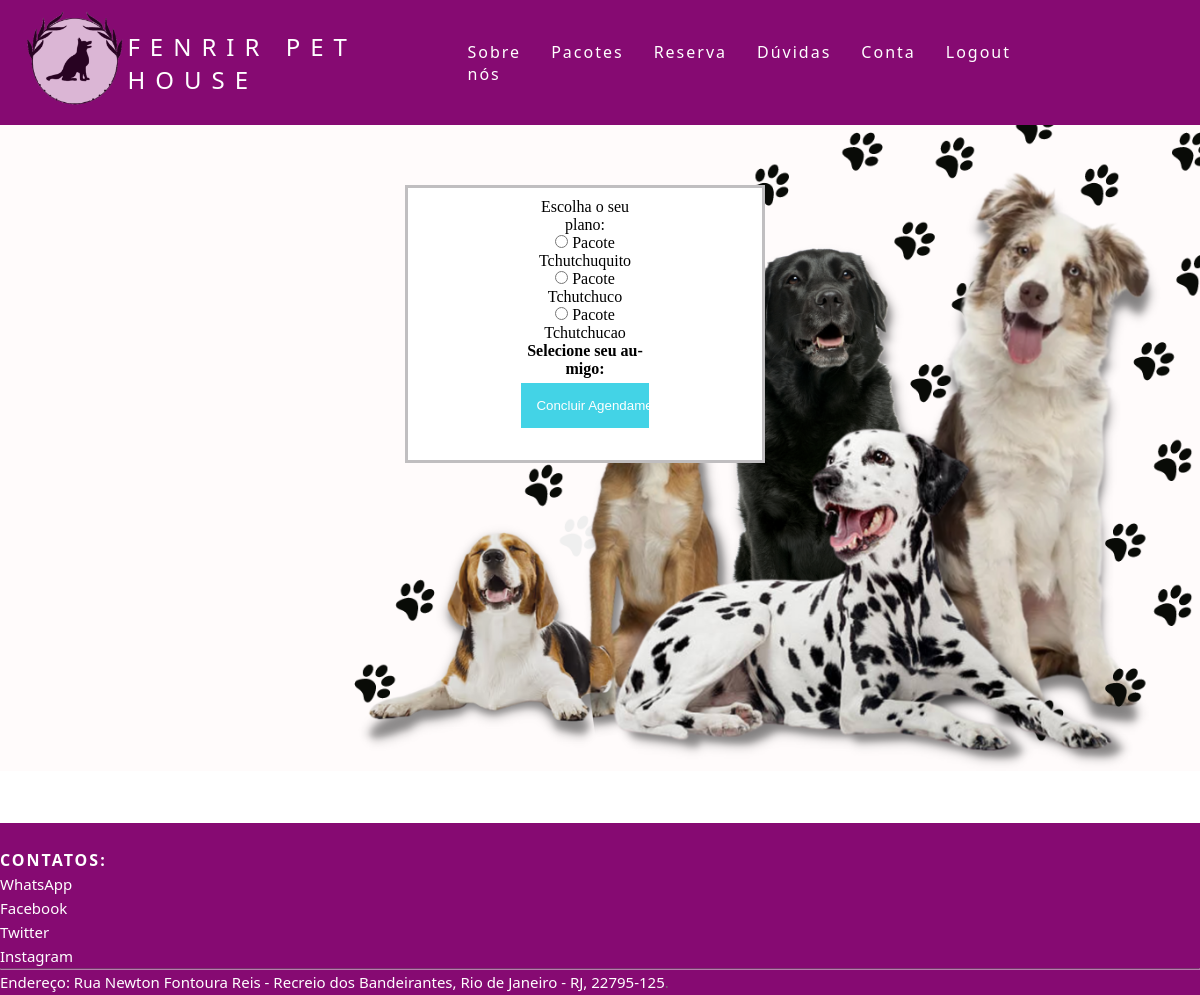
The page /agendar.php?idservico=6 on the database its author committed.
### tables this page shows
CREATE TABLE `pacotes` (
  `idpacote` int(255) NOT NULL,
  `nome` varchar(255) NOT NULL,
  `valor` varchar(255) NOT NULL,
  `tempo` varchar(255) NOT NULL,
  `areas` varchar(255) NOT NULL,
  `banho` varchar(255) DEFAULT NULL,
  `tosa` varchar(255) DEFAULT NULL,
  `festa` varchar(255) DEFAULT NULL
);

### src/agendar.php (the view, shortened to what this page needs)
<?php
include "conectauser.inc";
$id = $_GET["idservico"];
$sql2 = "SELECT nome FROM pacotes WHERE idpacote >= 1;";
$res2 = mysqli_query($mysqli,$sql2);
$linhaplano = mysqli_num_rows($res2);
?>
<!DOCTYPE html>
<html lang="pt-br">
  <head>
    <link rel="stylesheet" href="style.css" />
  </head>
  <body>
      <header class="nav">
      <nav>
        <a href="indexlogcliente.php"><img style="margin-left:25px; margin-top:10px; margin-bottom:10px; " src="logo.png" alt="Image" height="100"></a>
        <a class="logo" href="indexlogcliente.php">Fenrir Pet House</a>
        <ul class="nav-list">
          <li><a href="sobrelog.html">Sobre nós</a></li>
          <li><a href="pacoteslog.php">Pacotes</a></li>
          <li><a href="reserva.html">Reserva</a></li>
          <li><a href="duvidaslog.html">Dúvidas</a></li>
          <li><a href="account.html">Conta</a></li>
          <li><a href="logout.php">Logout</a></li>
        </ul>
      </nav>
    </header>
    <body background="capa dogs.png" class="background">
    </body>
    <div class="fenrir-login">
        <form action="agendarfinal.php?idservico=<?=$id?>" method="POST" class="form-container">
          <p>Escolha o seu plano:<br>
          <?php
          for($i=0; $i < $linhaplano; $i++){
            $a = ($i + 1);
            $pacotes = mysqli_fetch_array($res2);
            $pacote_nome = $pacotes["nome"];
            echo "<input type='radio' name='pacote' value='$pacote_nome' required>
            <label for='pacote $a'>$pacote_nome</label><br>";
          }
          ?>
          <p><strong>Selecione seu au-migo:</strong><br>
          <p><input type="submit" value="Concluir Agendamento" class="btn"></p>
        </form>
    </div>
   <footer class="site-footer" style="margin-top: 30%;">
        <div class="col-xs-6 col-md-3">
          <h6>Contatos:</h6>
          <ul class="footer-links">
            <li><a href="https://web.whatsapp.com/">WhatsApp</a></li>
            <li><a href="https://www.facebook.com/">Facebook</a></li>
            <li><a href="https://twitter.com/">Twitter</a></li>
            <li><a href="https://www.instagram.com/">Instagram</a></li>
          </ul>
        </div>
      <hr>
    <div class="container">
      <div class="row">
        <div class="col-md-8 col-sm-6 col-xs-12">
          <p class="copyright-text">
       <a href="https://www.google.com/maps/dir//Rua+Newton+Fontoura+Reis+-+Recreio+dos+Bandeirantes+-+R.+Newton+Fontoura+Reis+-+Recreio+dos+Bandeirantes,+Rio+de+Janeiro+-+RJ,+22795-125/@-22.9209579,-43.4968904,11z/data=!4m8!4m7!1m0!1m5!1m1!1s0x9bc3aed259b4ad:0x6383c2f561261060!2m2!1d-43.4660456!2d-23.026394">Endereço: Rua Newton Fontoura Reis - Recreio dos Bandeirantes, Rio de Janeiro - RJ, 22795-125</a>.
          </p>
    </div>
</footer>
  </body>
</html>

### src/style.css (style rules this page uses)
body { width:100%; }
* { margin: 0; padding: 0; }
a { color: #fff; text-decoration: none; transition: 0.3s; }
.logo { font-size: 24px; text-transform: uppercase; letter-spacing: 10px; }
.background { background-size: 100%; margin-bottom: none; background-position-x: 0%; background-position-y: 30%; background-repeat: no-repeat; margin: 0 auto; }
nav { display: flex; justify-content: space-around; align-items: center; font-family: system-ui, -apple-system, Helvetica, Arial, sans-serif; background: #860a72; width: 100%; margin-top: 0; position: relative; }
.nav-list { list-style: none; display: flex; padding-right: 5cm; }
.nav-list li { letter-spacing: 2px; margin-left: 30px; }
.fenrir-login { text-align: center; background-color: rgb(255, 255, 255); position: relative; right: 15px; border: 3px solid rgb(192, 190, 192); z-index: 9; margin-top: 5%; margin-right: 35%; margin-left: 35%; }
.form-container { max-width: 300px; padding: 10px; background-color: white; padding-left: 3cm; padding-right: 3cm; }
.form-container input[type=submit] { width: 100%; padding: 15px; margin: 5px 0 22px 0; border: none; background: #15c9e0; }
.form-container .btn { color: white; padding: 16px 20px; border: none; cursor: pointer; width: 100%; margin-bottom:10px; opacity: 0.8; }
.site-footer { background-color:#860a72; padding:20px 0 1px; font-family: system-ui, -apple-system, Helvetica, Arial, sans-serif; font-size:15px; line-height:24px; color:#737373; margin-top: 35%; position: relative; }
.site-footer hr { border-top-color:#bbb; opacity:0.5 }
.site-footer h6 { color:#fff; font-size:16px; text-transform:uppercase; margin-top:5px; letter-spacing:2px }
.site-footer a { color:#ffffff; font-family: system-ui, -apple-system, Helvetica, Arial, sans-serif; }
.footer-links { padding-left:0; list-style:none }
.footer-links li { display:block }
.footer-links a { color:#ffffff }
.copyright-text { margin:0 }

### rows shown on the page
pacotes: nome "Pacote Tchutchuquito"
pacotes: nome "Pacote Tchutchuco"
pacotes: nome "Pacote Tchutchucao"
